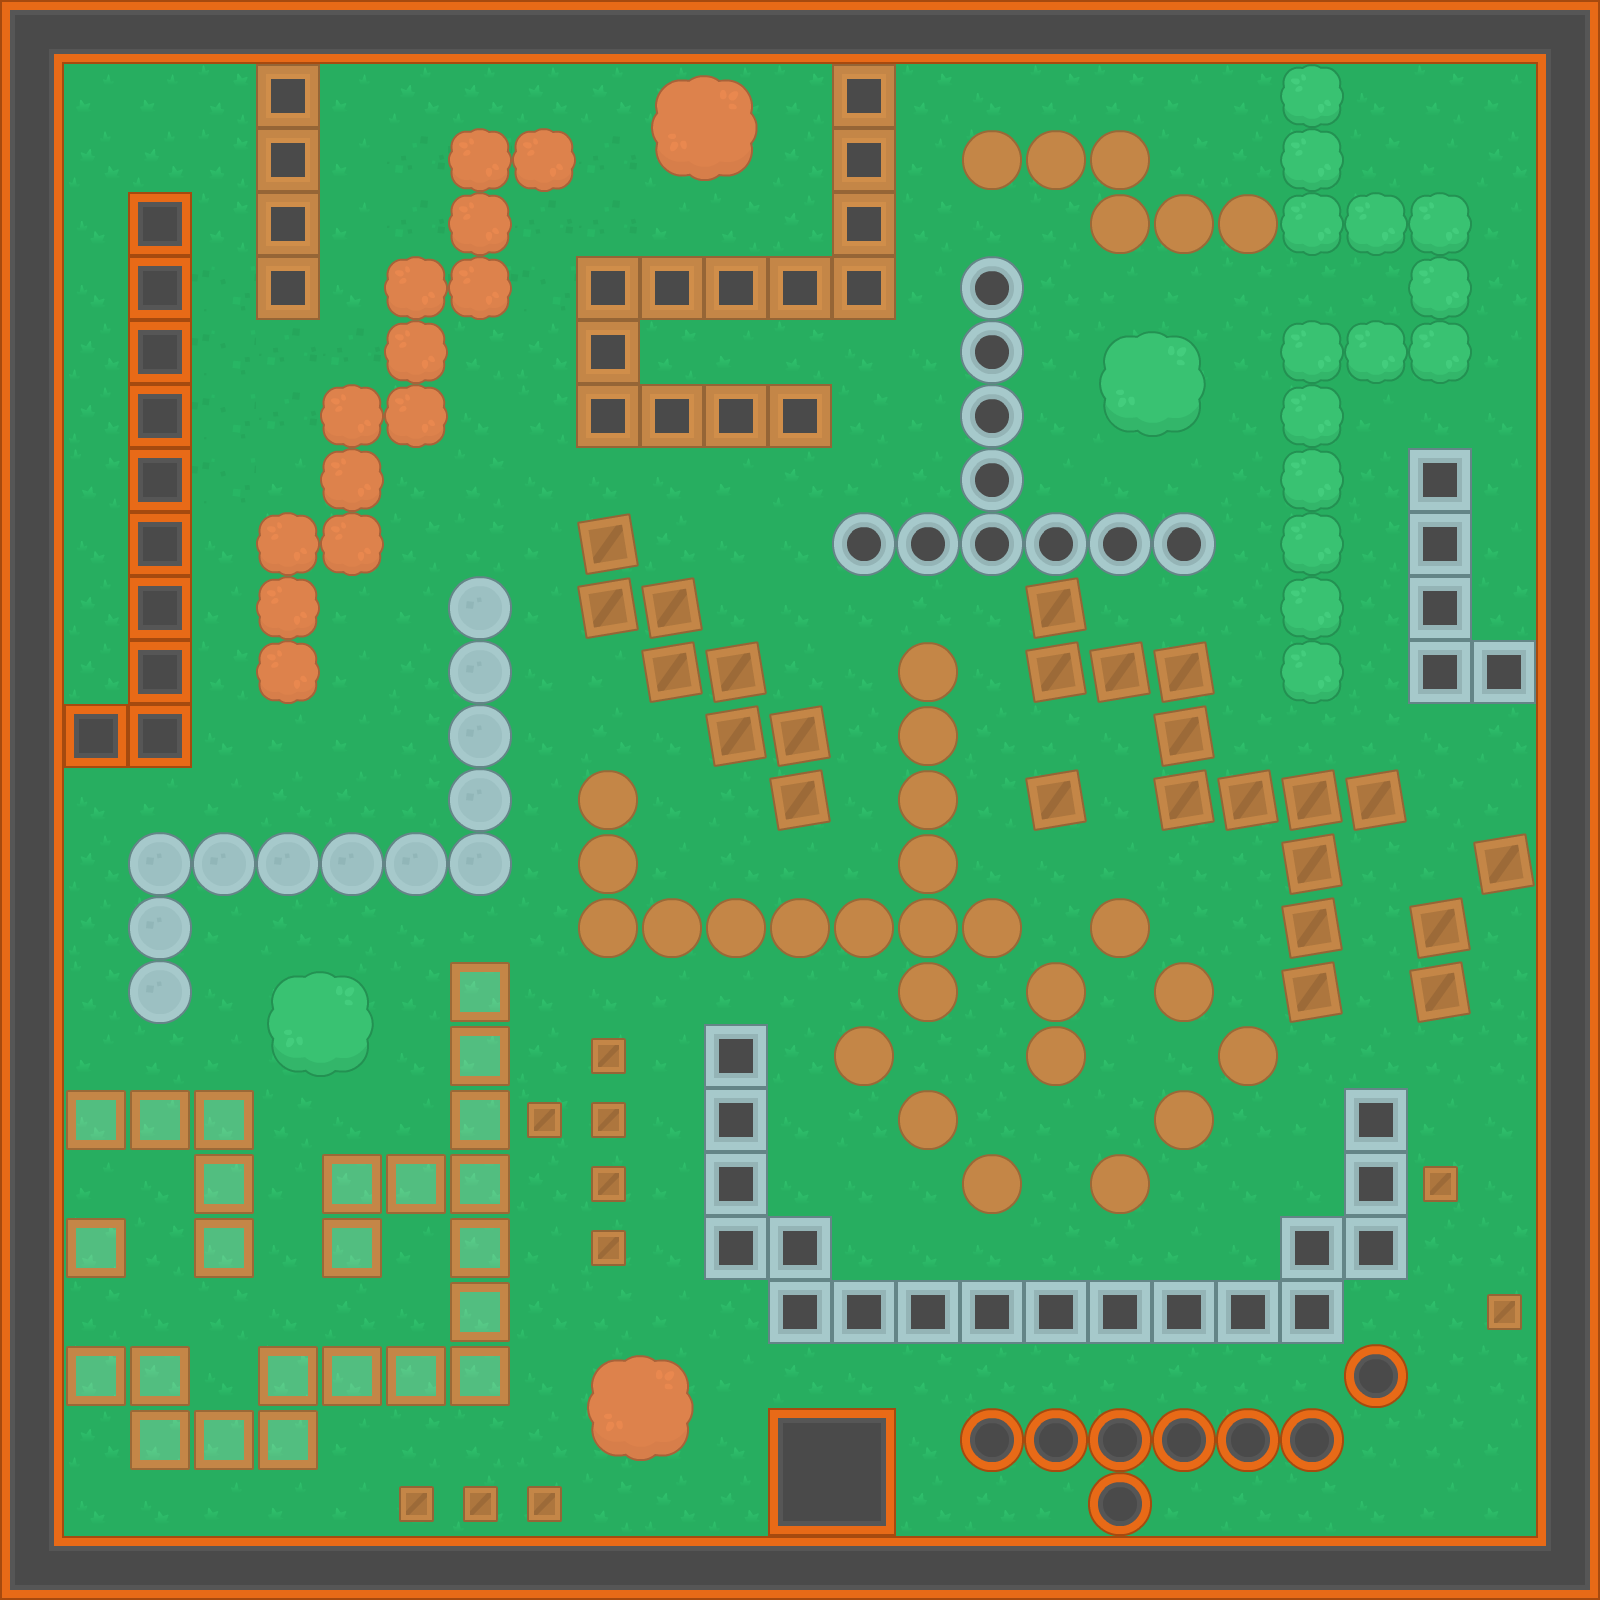

A 2D game scene composited from a Tiled map and its tileset images. What follows is a short description and the map's XML, with each tile layer's data collapsed to a summary:
An orthogonal 25x25 tile map with 64x64 px tiles, 2 tile layers (ground, top) and 84 objects (82x wall, player, treasure).

<map version="1.2" tiledversion="1.2.1" orientation="orthogonal" renderorder="right-down" width="25" height="25" tilewidth="64" tileheight="64" infinite="0" nextlayerid="7" nextobjectid="193">
 <tileset firstgid="1" source="Tileset.tsx" />
 <layer id="1" name="ground" width="25" height="25" locked="1">
  <data>[625 cells, 625 non-empty, 12 distinct tile ids]</data>
 </layer>
 <layer id="2" name="top" width="25" height="25" locked="1">
  <data>[625 cells, 215 non-empty, 24 distinct tile ids]</data>
 </layer>
 <objectgroup id="6" name="obstacle">
  <object id="100" name="wall" x="-2.66667" y="-2.57576" width="64" height="1600.12" />
  <object id="101" name="wall" x="1539.7" y="6.0003" width="64" height="1594.06" />
  <object id="102" name="wall" x="125.576" y="193.909" width="64" height="578.908" />
  <object id="103" name="wall" x="581.818" y="257.576" width="309.091" height="60.6061" />
  <object id="105" name="wall" x="249.818" y="65.0915" width="64" height="254.666" />
  <object id="106" name="wall" x="60.606" y="3.03028" width="1484.85" height="60.6061" />
  <object id="107" name="wall" x="181.817" y="834.333" width="275.759" height="60.6061" />
  <object id="108" name="wall" x="446.788" y="578.728" width="64" height="312.242" />
  <object id="109" name="wall" x="449.818" y="956" width="64" height="448.606" />
  <object id="110" name="wall" x="701.333" y="1024.18" width="64" height="257.697" />
  <object id="111" name="wall" x="1343.76" y="1089.33" width="64" height="188" />
  <object id="112" name="wall" x="1283.15" y="313.576" width="64" height="381.939" />
  <object id="113" name="wall" x="1283.15" y="68.1212" width="64" height="184.97" />
  <object id="114" name="wall" x="1406.61" y="440.758" width="64" height="257.697" />
  <object id="115" name="wall" x="961.939" y="255.061" width="64" height="318.303" />
  <object id="116" name="wall" x="895.273" y="637.818" width="64" height="378.909" />
  <object id="117" name="wall" x="128.606" y="828.727" width="64" height="191.03" />
  <object id="118" name="wall" x="1280.12" y="768.121" width="64" height="257.697" />
  <object id="119" name="wall" x="191.242" y="1090.36" width="64" height="188" />
  <object id="120" name="wall" x="313.424" y="384.848" width="64" height="188" />
  <object id="121" name="wall" x="577.091" y="763.576" width="64" height="188" />
  <object id="122" name="wall" x="255.939" y="512.061" width="64" height="188" />
  <object id="123" name="wall" x="444.818" y="127.364" width="64" height="188" />
  <object id="124" name="wall" x="384.303" y="254.485" width="64" height="188" />
  <object id="125" name="wall" x="1410.42" y="196.909" width="64" height="188" />
  <object id="126" name="wall" x="1152.85" y="636.303" width="64" height="188" />
  <object id="127" name="wall" x="319.515" y="1148.42" width="64" height="127.394" />
  <object id="128" name="wall" x="577.091" y="318.121" width="64" height="127.394" />
  <object id="129" name="wall" x="1089.21" y="124.182" width="64" height="127.394" />
  <object id="130" name="wall" x="1025.58" y="506" width="64" height="191.03" />
  <object id="131" name="wall" x="54.5447" y="1536.36" width="1484.85" height="60.6061" />
  <object id="132" name="wall" x="128.787" y="1406.06" width="187.88" height="60.6061" />
  <object id="133" name="wall" x="58.5752" y="1349.52" width="136.365" height="60.6061" />
  <object id="134" name="wall" x="256.121" y="1347.48" width="190.91" height="60.6061" />
  <object id="135" name="wall" x="56.0602" y="1087.88" width="139.395" height="60.6061" />
  <object id="136" name="wall" x="574.061" y="1022.67" width="64" height="257.697" />
  <object id="137" name="wall" x="771.211" y="1278.79" width="569.698" height="60.6061" />
  <object id="138" name="wall" x="960.606" y="1412.12" width="384.85" height="60.6061" />
  <object id="139" name="wall" x="1404.36" y="896.909" width="64" height="127.394" />
  <object id="144" name="wall" x="1474.06" y="830.242" width="64" height="66.7879" />
  <object id="145" name="wall" x="1346.79" y="1342.36" width="64" height="66.7879" />
  <object id="146" name="wall" x="1474.06" y="1269.64" width="64" height="66.7879" />
  <object id="147" name="wall" x="1410.42" y="1154.48" width="64" height="66.7879" />
  <object id="148" name="wall" x="1086.18" y="1475.7" width="64" height="66.7879" />
  <object id="150" name="wall" x="383.152" y="1472.67" width="197.333" height="66.7879" />
  <object id="151" name="wall" x="961.939" y="890.848" width="64" height="66.7879" />
  <object id="152" name="wall" x="1092.24" y="896.909" width="64" height="66.7879" />
  <object id="153" name="wall" x="1025.58" y="769.636" width="64" height="66.7879" />
  <object id="154" name="wall" x="638.758" y="893.879" width="257.939" height="66.7879" />
  <object id="155" name="wall" x="897.303" y="1086.82" width="64" height="66.7879" />
  <object id="156" name="wall" x="828.606" y="1018" width="64" height="66.7879" />
  <object id="157" name="wall" x="958.909" y="1151.45" width="64" height="66.7879" />
  <object id="158" name="wall" x="1210.42" y="1024.18" width="64" height="66.7879" />
  <object id="159" name="wall" x="1155.88" y="1087.82" width="64" height="66.7879" />
  <object id="160" name="wall" x="1086.18" y="1154.48" width="64" height="66.7879" />
  <object id="161" name="wall" x="1018.48" y="960.606" width="64" height="124.364" />
  <object id="162" name="wall" x="1148.79" y="956.485" width="64" height="66.7879" />
  <object id="163" name="wall" x="64.0909" y="1216.18" width="64" height="66.7879" />
  <object id="164" name="wall" x="515.485" y="1083.7" width="64" height="66.7879" />
  <object id="165" name="wall" x="511.455" y="129.364" width="64" height="66.7879" />
  <object id="166" name="wall" x="1347.79" y="188.788" width="64" height="66.7879" />
  <object id="167" name="wall" x="1349.82" y="314.03" width="64" height="66.7879" />
  <object id="168" name="wall" x="1086.18" y="640.303" width="64" height="66.7879" />
  <object id="169" name="wall" x="1212.61" y="767.636" width="197.333" height="66.7879" />
  <object id="170" name="wall" x="385.212" y="1152.48" width="64" height="66.7879" />
  <object id="171" name="wall" x="573.03" y="1340.24" width="136.727" height="127.394" />
  <object id="172" name="wall" x="764.97" y="1409.03" width="136.727" height="127.394" />
  <object id="173" name="wall" x="636.727" y="63.4848" width="136.727" height="127.394" />
  <object id="174" name="wall" x="1086.58" y="317" width="136.727" height="127.394" />
  <object id="175" name="wall" x="835.697" y="504.909" width="388.242" height="66.7879" />
  <object id="176" name="wall" x="634.667" y="378.727" width="197.333" height="66.7879" />
  <object id="177" name="wall" x="574.061" y="509.03" width="64" height="127.394" />
  <object id="178" name="wall" x="637.697" y="572.667" width="64" height="127.394" />
  <object id="179" name="wall" x="704.364" y="636.303" width="64" height="127.394" />
  <object id="180" name="wall" x="768" y="702.97" width="64" height="127.394" />
  <object id="181" name="wall" x="834.667" y="63.5757" width="64" height="197.091" />
  <object id="182" name="wall" x="954.939" y="123.242" width="145.818" height="69.8182" />
  <object id="183" name="wall" x="1139.21" y="192.364" width="145.818" height="69.8182" />
  <object id="185" name="wall" x="768" y="1209" width="64" height="66.7879" />
  <object id="186" name="wall" x="63.0303" y="701.939" width="64" height="66.7879" />
  <object id="187" name="wall" x="248.758" y="955.485" width="136.727" height="127.394" />
  <object id="188" name="wall" x="1471.91" y="641.364" width="64" height="66.7879" />
  <object id="189" name="player" x="93.0909" y="99.1515" width="32" height="32" />
  <object id="192" name="treasure" x="1404.36" y="1443.76" width="64" height="64" />
 </objectgroup>
</map>
